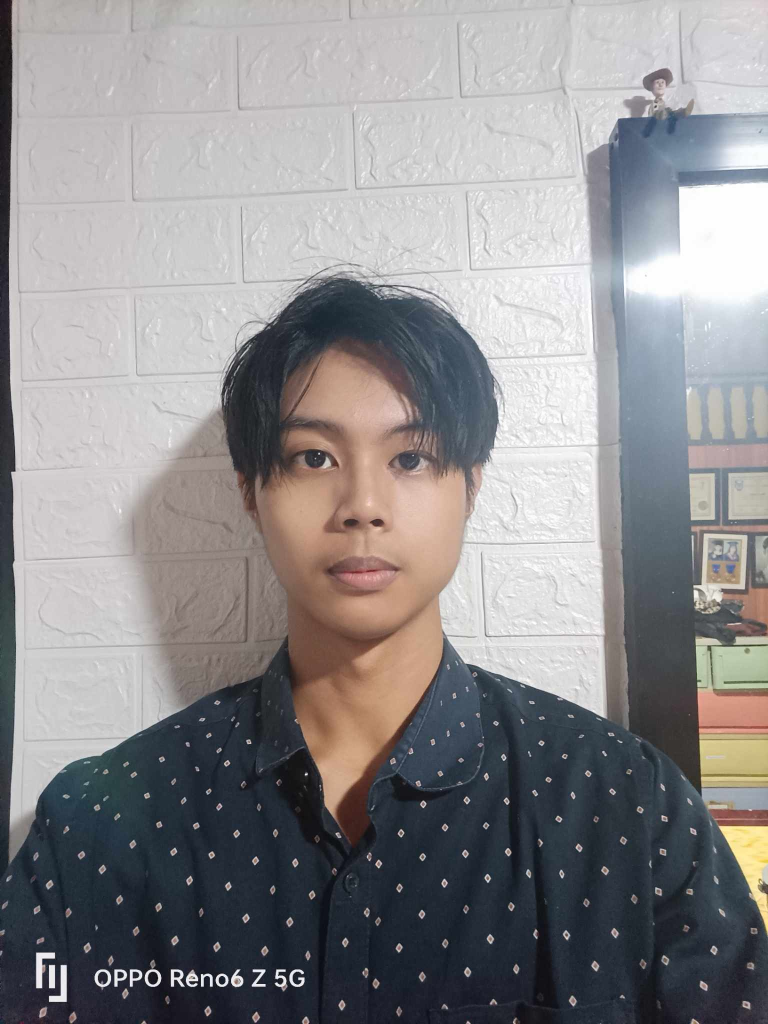
#> input picture images/apodous_overripe_1.jpg, 1536 x 2048 px (shown at 1/2 size); its folder holds only this picture in this run
$ jupyter execute --allow-errors DIGIMAP_Fruit_Ripening.ipynb
#> lines starting #> are read from the running program, lines starting #| are printed output that depends on the picture; after the words box and inside, x2 and y2 are one past the last pixel; in counts of white or black regions, pixels touching at a corner belong together
# DIGIMAP Final Machine Problem: Fruit Ripening

Lorem Ipsum

[cell 1]
import pandas as pd              # Handles tables of data
import matplotlib.pyplot as plt  # Draws graphs and pictures
import numpy as np               # Works with numbers
import glob                      # Finds files on the computer
import os                        # Helps with file and folder management
from PIL import Image            # Another tool to handle pictures
import cv2                       # Special tool to work with images
import math                      # Helps with creation of canvas for plotting images
import random                    # Used for selecting functions used in image generation
from scipy import signal
from skimage import io, filters

# Defined Functions

[cell 2]
def find_image_name(name, listimages):
  ans = [s for s in listimages if name.lower() in s.lower()]
  if len(ans) ==0 :
    None
  return ans[0]

def find_image_names(name, listimages):
  ans = [s for s in listimages if name.lower() in s.lower()]
  if len(ans) ==0 :
    None
  return ans

def imageConvert(img_name):
  img = resize_image(cv2.imread(img_name))
  return cv2.cvtColor(img, cv2.COLOR_BGR2RGB), cv2.cvtColor(img, cv2.COLOR_BGR2HSV)

def resize_image(img, target_size=(200,200)):
  img_resized = cv2.resize(img, target_size, interpolation=cv2.INTER_NEAREST)  # Resize
  return img_resized

# Ploting histograms for each individual HSV Channels
# [26 lines left out: function plot_hsv, not called in this run]

[cell 3]
directory = "images"
file_names = [f for f in os.listdir(directory) if os.path.isfile(os.path.join(directory, f))]
data = {
    "fruit": [],
    "ripeness": [],
    "file_name": []
}
for file in file_names:
    buffer = file.split("_")
    data["fruit"].append(buffer[0])
    data["ripeness"].append(buffer[1])
    data["file_name"].append(directory+ "/" + file)
fruit_df = pd.DataFrame(data)

[cell 4]
fruit_df

[cell 5]
input_url = "images/"
fruit_df = fruit_df.sort_values(by=["ripeness", "fruit"], ascending=True)
img_names = fruit_df["file_name"]

# Separate images by version of ripeness
ripe_img_names = find_image_names("_ripe", img_names)
unripe_img_names = find_image_names("_unripe", img_names)
overripe_img_names = find_image_names("_overripe", img_names)

## Sample Image Display

[cell 6]
# Create a (count) x 3 grid to show the pictures
count = max(sum(fruit_df["ripeness"]=="ripe"), sum(fruit_df["ripeness"]=="overripe"), sum(fruit_df["ripeness"]=="unripe"))
fig, axs = plt.subplots(count, 3, figsize=(5, 20))
axs = axs.flatten()

# Go through all the pictures and display them
o = 0
u = 0
r = 0
for index, row in fruit_df.iterrows():
    img = cv2.imread(row["file_name"])
#> img is the input picture: shape (2048, 1536, 3); mean B, G, R 141.2, 139.6, 141.2
    img = resize_image(cv2.cvtColor(img, cv2.COLOR_BGR2RGB))

    if(row["ripeness"] == "unripe"):
        ax = axs[o*3]
        ax.imshow(img)
        ax.set_title(f"Unripe {o+1}", pad=10)
        ax.axis('off')
        o += 1

    if(row["ripeness"] == "ripe"):
        ax = axs[r*3+1]
        ax.imshow(img)
        ax.set_title(f"Ripe {r+1}", pad=10)
        ax.axis('off')
        r += 1

    if(row["ripeness"] == "overripe"):
        ax = axs[u*3+2]
        ax.imshow(img)
        ax.set_title(f"Overripe {u+1}", pad=10)
        ax.axis('off')
        u += 1

# Print the orginal images
plt.tight_layout()
plt.show()

Format Images into 200 x 200

Apply Noise Reduction. High Filter or Low Filter, why choose that filter and why is it optimal

[cell 7]
# [37 lines left out: functions edge_detection, edge_removal, not called in this run]

def edge_removal_imginput(img):

    gray = cv2.cvtColor(img, cv2.COLOR_RGB2GRAY)

    img_noise_uni = np.random.uniform(0, 255, img.shape) # Shape manifests

    noise_img = img+0.01*img_noise_uni
    gauss_blur = cv2.GaussianBlur(noise_img,(7,7),0)
    gauss_blur = cv2.normalize(gauss_blur, None, 0, 255, cv2.NORM_MINMAX).astype(np.uint8)


    edges = cv2.Canny(gauss_blur, threshold1=50, threshold2=50)

    kernel = np.ones((4, 4), np.uint8)
    thick_edges = cv2.dilate(edges, kernel, iterations=1)

    contours, _ = cv2.findContours(thick_edges, cv2.RETR_EXTERNAL, cv2.CHAIN_APPROX_SIMPLE)

    mask = np.zeros_like(gray)
    cv2.drawContours(mask, contours, -1, color=255, thickness=cv2.FILLED)
    mask_3channel = cv2.merge([mask, mask, mask])

    result = cv2.bitwise_and(img, mask_3channel)
    gained_img_gray = cv2.cvtColor(result, cv2.COLOR_RGB2GRAY)
    retval, gained_img_gray_mask = cv2.threshold(gained_img_gray, 0, 255, cv2.THRESH_BINARY)


    return result, gained_img_gray_mask
def edge_removal_urlinput(img_name):
    img = resize_image(cv2.imread(img_name), (600,600))
    return edge_removal_img_input(img)

#> (a cell that did not finish here is left out)

ripe_sample

Applying Adaptive Histogram equalization on the value channel makes color highlight more on the image. This would help during the use of edge removal as well

[cell 9]
def apply_adaptive_his_equalization(url_img):
    img = resize_image(cv2.imread(url_img), (600,600))

    HSV = cv2.cvtColor(img, cv2.COLOR_BGR2HSV)
    h, s, v= cv2.split(HSV)

    clahe = cv2.createCLAHE(clipLimit=3.0, tileGridSize=(8,8))
    clahe_v_apply = clahe.apply(v)
    equ_img = cv2.merge([h,s,clahe_v_apply])
    rgb_equ_img = cv2.cvtColor(equ_img, cv2.COLOR_HSV2RGB)
    return rgb_equ_img

#> (a cell that did not finish here is left out)

#> (a cell that did not finish here is left out)

#> (a cell that did not finish here is left out)

#> (a cell that did not finish here is left out)

#> (a cell that did not finish here is left out)

#> (a cell that did not finish here is left out)

#> (a cell that did not finish here is left out)

#> (a cell that did not finish here is left out)

#> (a cell that did not finish here is left out)

#> (a cell that did not finish here is left out)

#> (a cell that did not finish here is left out)

Separate images into HSV images

Seggregate Fruits from being Ripe or not Ripe

[cell 21]
# The Hue wheel ranges from 0 - reddish, 85- green, 170-blue
def is_fruit_ripe(img, thresh):
    hsv = cv2.cvtColor(img, cv2.COLOR_BGR2HSV)               # Convert to HSV color space
    lr = np.array([95, 20, 70])
    ur = np.array([125, 255, 255])
    mask = cv2.inRange(hsv, lr, ur)
    mask_out = cv2.bitwise_not(mask_in)
    result_in = cv2.bitwise_and(hsv, hsv, mask=mask) # ripe portion
    result_out = cv2.bitwise_and(hsv, hsv, mask=mask_out) #uripe portion
    result_out_gray = cv2.cvtColor(result_out, cv2.COLOR_BGR2GRAY)
    retval, gained_img_gray_mask = cv2.threshold(result_out_gray, 0, 255, cv2.THRESH_BINARY)

    result_in_gray = cv2.cvtColor(result_in, cv2.COLOR_BGR2GRAY)
    retval, gained_img_ingray_mask = cv2.threshold(result_in_gray, 0, 255, cv2.THRESH_BINARY)

    x = np.sum(gained_img_gray_mask)
    y = np.sum(gained_img_ingray_mask)
    if(y==0):
        y = 1.0

    return  (x/y) > (thresh *0.01)
# [18 lines left out: function ripe_mask, not called in this run]

def ripe_mask_no_plot(img, name):
    hsv = cv2.cvtColor(img, cv2.COLOR_RGB2HSV)               # Convert to HSV color space
    lr = np.array([95, 20, 70])
    ur = np.array([125, 255, 255])
    mask_in = cv2.inRange(hsv, lr, ur)
    mask_out = cv2.bitwise_not(mask_in)
    result_in = cv2.bitwise_and(hsv, hsv, mask=mask_in) # ripe portion
    result_out = cv2.bitwise_and(hsv, hsv, mask=mask_out) #uripe portion
    return np.sum(mask_in)

[cell 22]
# [5 lines left out: function correct_labels, not called in this run]

def prediction_rate(row):
    return row["ripeness"] == row["predicted"]

[cell 23]
def main_func_classify(thresh):
    predict = []
    mask = []
    print(thresh*0.01)
    for index, row in fruit_df.iterrows():
        name = row["file_name"]

        rgb_equ_img = apply_adaptive_his_equalization(name)
        gained_img, mask_channel_formgained = edge_removal_imginput(rgb_equ_img)

        mask.append(ripe_mask_no_plot(gained_img, name))
        if is_fruit_ripe(gained_img, thresh):
            predict.append("ripe")
        else:
            predict.append("unripe")

    predict = pd.DataFrame({'predicted': predict, 'mask': mask})
    fruit_df_pred = pd.concat([fruit_df, predict], axis=1)
    fruit_df_pred["ripeness"] = fruit_df_pred.apply(correct_labels, axis=1)
    fruit_df_pred["correct_prediction"] = fruit_df_pred.apply(prediction_rate, axis=1)

    accuracy = fruit_df_pred["correct_prediction"].mean()

    accuracy_list.append(accuracy)
    return predict, mask

[cell 24]
start = 10
end = 100
interval = 10

accuracy_list = []
numbers = np.arange(start, end+1, interval).tolist()

#> (the rest of this cell did not finish here and is left out)

#> call 2 of resize_image, with target_size = (600, 600)
#> in resize_image (call 2), `img_resized = cv2.resize(img, target_size, interpolation=cv2.INTER_NEA..`:
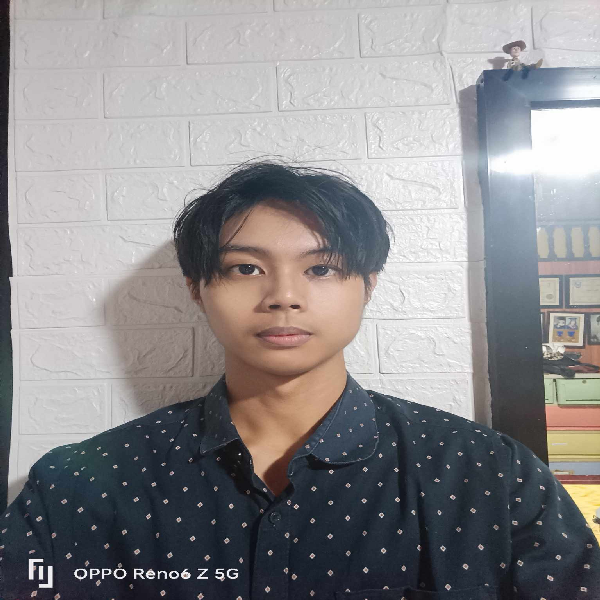
#> img_resized: shape (600, 600, 3); mean B, G, R 141.2, 139.6, 141.2
#> in apply_adaptive_his_equalization, `HSV = cv2.cvtColor(img, cv2.COLOR_BGR2HSV)`: HSV: shape (600, 600, 3); mean H, S, V 73.1, 39.1, 148.5
#> in apply_adaptive_his_equalization, `h, s, v= cv2.split(HSV)`:
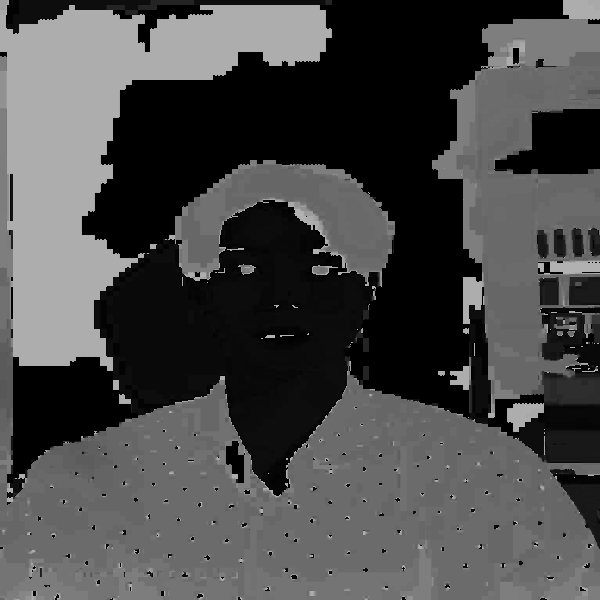
#> h: shape (600, 600); min 0, max 179, mean 73.1
#> in apply_adaptive_his_equalization, `h, s, v= cv2.split(HSV)`:
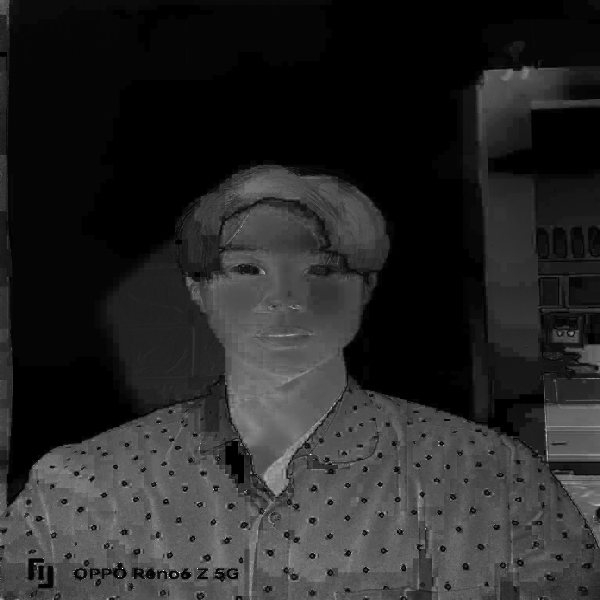
#> s: shape (600, 600); min 0, max 255, mean 39.1
#> in apply_adaptive_his_equalization, `h, s, v= cv2.split(HSV)`:
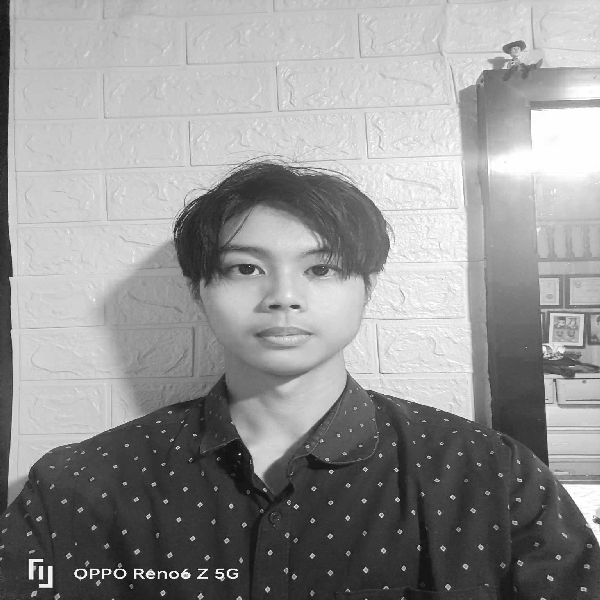
#> v: shape (600, 600); min 4, max 255, mean 148.5
#> in apply_adaptive_his_equalization, `equ_img = cv2.merge([h,s,clahe_v_apply])`: equ_img: shape (600, 600, 3); mean H, S, V 73.1, 39.1, 142.3
#> in edge_removal_imginput, `gauss_blur = cv2.GaussianBlur(noise_img,(7,7),0)`:
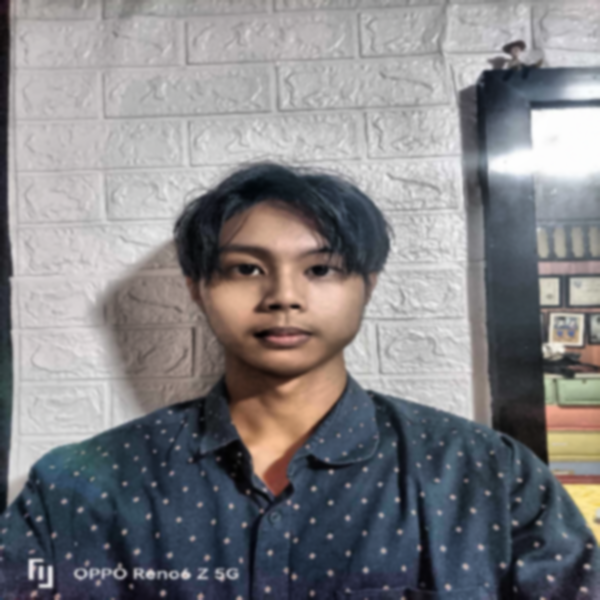
#> gauss_blur: shape (600, 600, 3) float64; mean R, G, B 134.7, 133.9, 136.6; drawn with min black and max white
#> in edge_removal_imginput, `edges = cv2.Canny(gauss_blur, threshold1=50, threshold2=50)`:
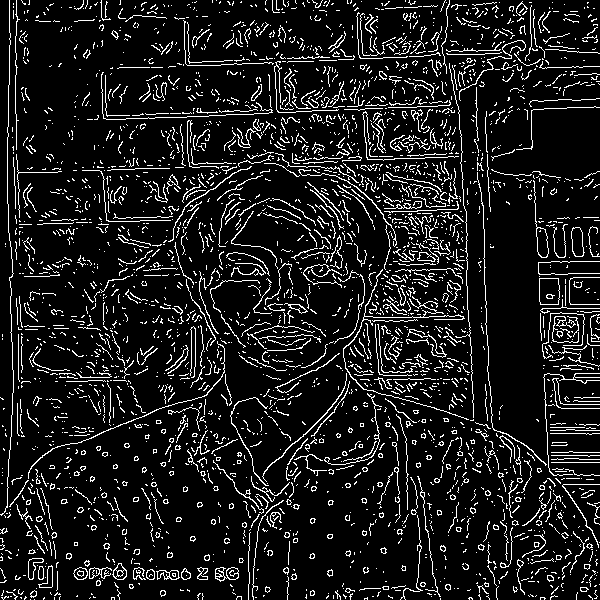
#> edges: shape (600, 600); 10.8% white in thin lines or dots
#> in edge_removal_imginput, `thick_edges = cv2.dilate(edges, kernel, iterations=1)`:
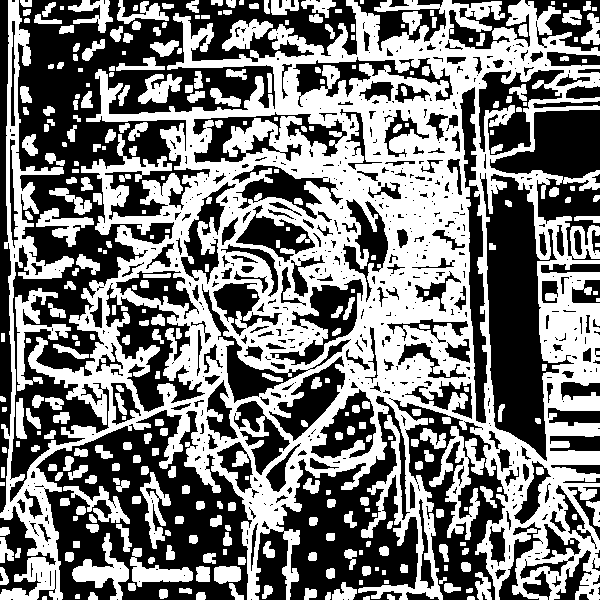
#> thick_edges: shape (600, 600); 48.4% white; 325 white regions (33 under 20 px)
#> in edge_removal_imginput, `contours, _ = cv2.findContours(thick_edges, cv2.RETR_EXTERNAL, cv2.CHA..`: contours = 255 contours, 72 with area under 20; largest, box (x1, y1, x2, y2) and area: (0, 0, 600, 600) 209758, (429, 426, 485, 540) 1832, (15, 288, 71, 391) 1372, (72, 533, 129, 600) 1186, (130, 548, 193, 587) 907
#> in edge_removal_imginput, `cv2.drawContours(mask, contours, -1, color=255, thickness=cv2.FILLED)`: mask: shape (600, 600); 68.7% white; 66 black regions (27 under 20 px), largest, box (x1, y1, x2, y2) and area: (10, 0, 357, 502) 44714, (36, 410, 252, 600) 20794, (255, 396, 418, 600) 14360
#> in edge_removal_imginput, `gained_img_gray = cv2.cvtColor(result, cv2.COLOR_RGB2GRAY)`:
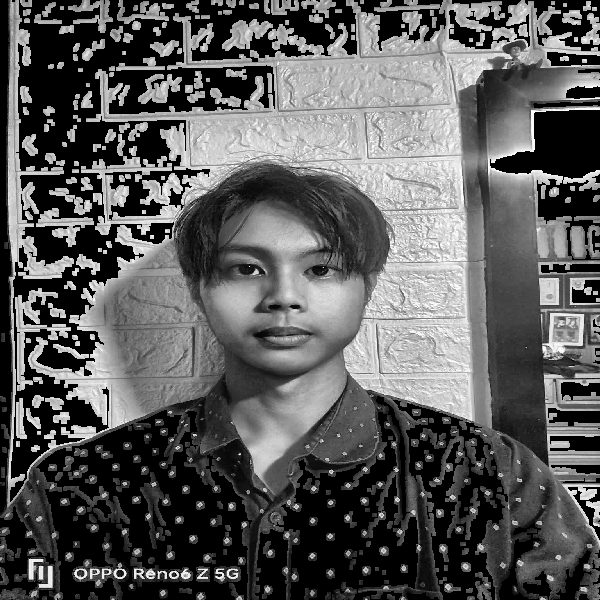
#> gained_img_gray: shape (600, 600); min 0, max 255, mean 91.4
#> in ripe_mask_no_plot, `hsv = cv2.cvtColor(img, cv2.COLOR_RGB2HSV)`: hsv: shape (600, 600, 3); mean H, S, V 40.7, 26.3, 97.6
#> in ripe_mask_no_plot, `mask_in = cv2.inRange(hsv, lr, ur)`:
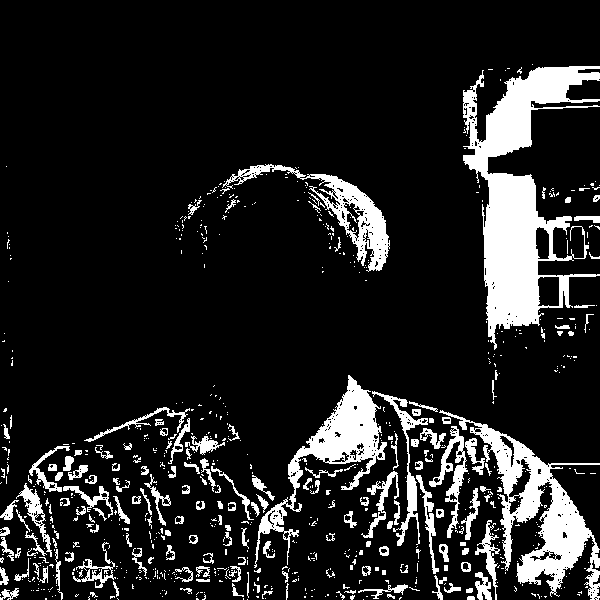
#> mask_in: shape (600, 600); 13.6% white; 755 white regions (583 under 20 px), largest, box (x1, y1, x2, y2) and area: (463, 66, 600, 350) 15006, (439, 410, 600, 600) 7808, (254, 375, 387, 568) 5098
#> in ripe_mask_no_plot, `result_in = cv2.bitwise_and(hsv, hsv, mask=mask_in)`: result_in: shape (600, 600, 3); mean H, S, V 14.5, 8.8, 14
#> in ripe_mask_no_plot, `result_out = cv2.bitwise_and(hsv, hsv, mask=mask_out)`: result_out: shape (600, 600, 3); mean H, S, V 26.2, 17.5, 83.6
#> in is_fruit_ripe, `hsv = cv2.cvtColor(img, cv2.COLOR_BGR2HSV)`: hsv: shape (600, 600, 3); mean H, S, V 35.3, 26.3, 97.6
#> in is_fruit_ripe, `mask = cv2.inRange(hsv, lr, ur)`:
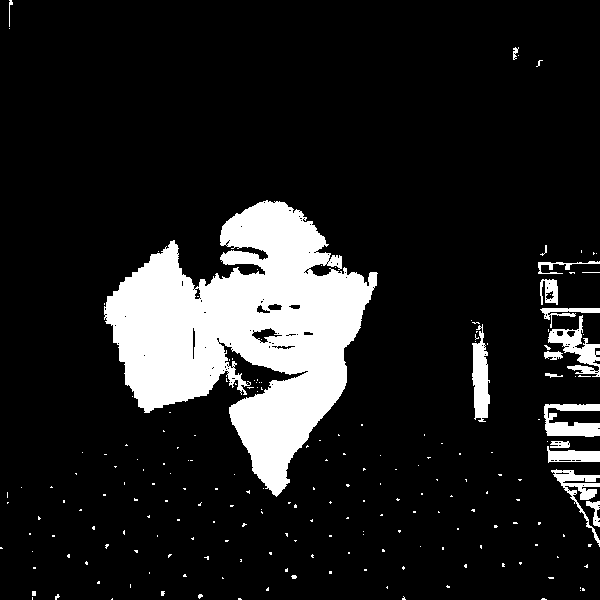
#> mask: shape (600, 600); 13.1% white; 204 white regions (187 under 20 px), largest, box (x1, y1, x2, y2) and area: (104, 200, 378, 497) 39699, (472, 324, 490, 422) 1152, (544, 404, 600, 437) 1150
